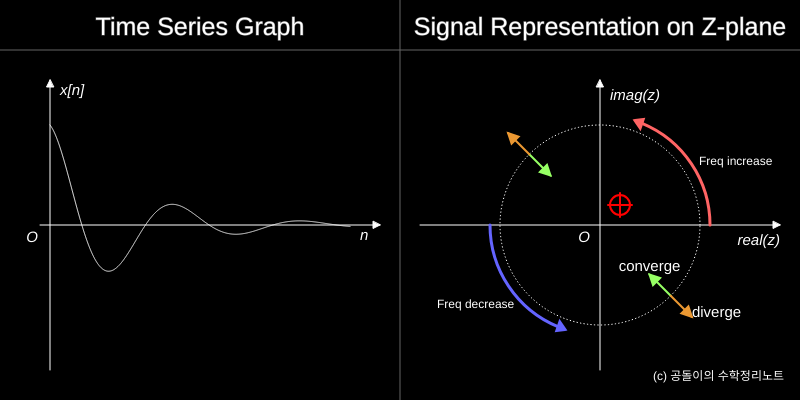
Frame 1 (no input)
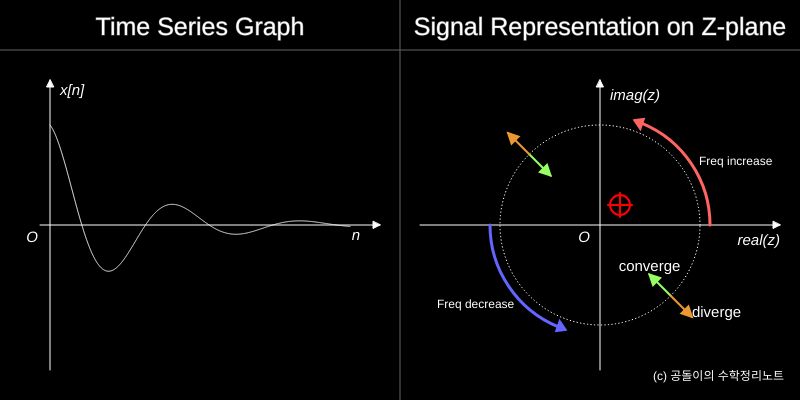
Frame 60 (no input)
Frame 120 (the mouse pressed at the canvas centre since frame 60): identical to frame 60, image omitted

The p5.js sketch that drew these frames (run headless with seeded random() and noise() and a simulated clock; from frame 60 on, the mouse is pressed at the canvas centre):

// p5.js sketch
// ── sketch.js
var scl;
var sig = [];
var t = []
var z_circle_x = []
var z_circle_y = []
fs = 500;

var angle
var offset

var dragging = false; // 물체가 dragged 되고 있는가?
var rollover = false; // 마우스가 원 위에 위치해 있는가?
var circle_x, circle_y, circle_r; // 움직일 원의 위치와 사이즈
var offsetX, offsetY; // mouse offset

function setup() {
     createCanvas(800, 400);
     scl = width / 8;
     for (let i = 0; i < 3; i += 1 / fs) {
          t.push(i)
     }
     for (let i = 0; i < t.length; i++) {
          sig.push(
               cos(2 * PI * 1 * t[i]) * exp(-1 * t[i])
          )
     }

     for (let i = 0; i < 2 * PI; i += 1 / 100) {
          z_circle_x.push(cos(i))
          z_circle_y.push(sin(i))
     }

     left_O_x = 50 / 800 * width;
     left_O_y = (height - 30 + 80 / 800 * width) / 2;
     right_O_x = 3 / 4 * width;
     right_O_y = (height - 30 + 80 / 800 * width) / 2;

     ////////////// drag될 원에 대한 정의 ////////////////////
     // 위치는 오른쪽 면의 축의 원점 기준으로 위치를 잡고자 함.
     // starting position
     circle_x = 0.2;
     circle_y = 0.2;
     // circle size
     circle_r = 0.2;
}

function draw() {
     background(0);

     // titles 그리기
     plotTitles();

     // 좌, 우측 axes 그리기
     plotAxes();

     // Mouse Dragging에 관한 함수
     mouseDragToMoveAPoint();

     // 왼쪽 패널에 코사인 함수 그려놓기
     plotTimeSignal();

     push()
     translate(right_O_x, right_O_y)
     scale(1, -1)
     beginShape()
     noFill()
     stroke(255)

     drawingContext.setLineDash([0.5, 3]); // 점선 효과 주기
     for (let i = 0; i < z_circle_x.length; i++) {
          vertex(z_circle_x[i] * scl, z_circle_y[i] * scl)
     }
     endShape()
     pop()

     fill(255);
     textAlign(RIGHT)
     textSize(12 / 800 * width)
     text('(c) 공돌이의 수학정리노트', width * 0.98, height * 0.95)

     // plotting ARC 1
     plotArc1();

     // plotting ARC 2
     plotArc2();

     // plot Converging Arrow
     plotConvergeArrow();

     plotDivergeArrow();


     function plotConvergeArrow() {
          push();
          translate(right_O_x, right_O_y);
          scale(1, -1);
          noFill();
          for (let i = 3 * PI / 4; i < 2 * PI; i += PI) {
               let x1 = cos(i) * scl;
               let y1 = sin(i) * scl;
               let x2 = 0.7 * x1;
               let y2 = 0.7 * y1;
               let c1 = 150;
               let c2 = 255;
               let c3 = 100;
               let w = 2;
               drawArrowAbsCoord(x1, y1, x2, y2, c1, c2, c3, w);
          }
          pop();
          push();
          translate(right_O_x, right_O_y);
          scale(1, -1);
          translate(cos(7 / 4 * PI) * 0.7 * scl, sin(7 / 4 * PI) * 0.7 * scl);
          scale(1, -1);
          textAlign(CENTER, BOTTOM);
          textSize(15 / 800 * width);
          text('converge', 0, 0);
          pop();
     }

     function plotDivergeArrow() {
          push();
          translate(right_O_x, right_O_y);
          scale(1, -1);
          noFill();
          for (let i = 3* PI / 4; i < 2 * PI; i += PI) {
               let x1 = cos(i) * scl;
               let y1 = sin(i) * scl;
               let x2 = 1.3 * x1;
               let y2 = 1.3 * y1;
               let c1 = 235;
               let c2 = 152;
               let c3 = 50;
               let w = 2;
               drawArrowAbsCoord(x1, y1, x2, y2, c1, c2, c3, w);
          }
          pop();
          push();
          translate(right_O_x, right_O_y);
          scale(1, -1);
          translate(cos(7 / 4 * PI) * 1.3 * scl, sin(7 / 4 * PI) * 1.35 * scl);
          scale(1, -1);
          textAlign(LEFT, BOTTOM);
          textSize(15 / 800 * width);
          text('diverge', 0, 0);
          pop();
     }
     
     function plotArc1() {
          push();
          noFill();
          stroke(255, 100, 100);
          strokeWeight(3);
          translate(right_O_x, right_O_y);
          scale(1, -1);
          arc(0, 0, 2.2 * scl, 2.2 * scl, 0, 3 / 8 * PI);
          translate(cos(3 / 8 * PI) * 1.05 * scl, sin(3 / 8 * PI) * 1.05 * scl);
          angle = atan2(sin(3 / 8 * PI), cos(3 / 8 * PI));
          rotate(angle - PI / 3);
          offset = 8 / 800 * width;
          fill(255, 100, 100);
          triangle(-offset * 0.5, offset, offset * 0.5, offset, 0, 0);
          pop();
          push();
          translate(right_O_x, right_O_y);
          scale(1, -1);
          translate(cos(1/ 5 * PI) * 1.1 * scl, sin(1 / 5* PI) * 0.8 * scl);
          translate(0.1 * scl, 0.1 * scl);
          scale(1, -1);
          textAlign(LEFT, BOTTOM);
          text('Freq increase', 0, 0);
          pop();
     }

     function plotArc2() {
          push();
          noFill();
          stroke(100, 100, 255);
          strokeWeight(3);
          translate(right_O_x, right_O_y);
          scale(1, -1);
          arc(0, 0, 2.2 * scl, 2.2 * scl, PI, 3 / 8 * PI + PI);
          translate(cos(3 / 8 * PI + PI) * 1.05 * scl, sin(3 / 8 * PI + PI) * 1.05 * scl);
          angle = atan2(sin(3 / 8 * PI + PI), cos(3 / 8 * PI + PI));
          rotate(angle - PI / 3);
          offset = 8 / 800 * width;
          fill(100, 100, 255);
          triangle(-offset * 0.5, offset, offset * 0.5, offset, 0, 0);
          pop();
          push();
          translate(right_O_x, right_O_y);
          scale(1, -1);
          translate(cos(1 / 4 * PI + PI) * scl, sin(1 / 4 * PI + PI) * scl);
          translate(-0.15 * scl, -0.15 * scl);
          scale(1, -1);
          textAlign(RIGHT, BOTTOM);
          text('Freq decrease', 0, 0);
          pop();
     }

}

function drawArrowAbsCoord(x1, y1, x2, y2, c1, c2, c3, w) {
     push();
     strokeWeight(w);
     stroke(c1, c2, c3);
     fill(c1, c2, c3);
     line(x1, y1, x2, y2); //draw a line beetween the vertices
     let offset = 10 / 800 * width;
     let angle = atan2(y1 - y2, x1 - x2); //gets the angle of the line
     translate(x2, y2); //translates to the destination vertex
     rotate(angle - HALF_PI); //rotates the arrow point
     triangle(-offset * 0.5, offset, offset * 0.5, offset, 0, 0); //draws the arrow point as a triangle
     pop();
}

function mouseDragToMoveAPoint() {
     push();
     translate(right_O_x, right_O_y);
     scale(1, -1);
     newMouseX = mouseX - right_O_x;
     newMouseY = -1 * (mouseY - right_O_y);

     if (
          ((circle_x * scl - newMouseX) ** 2 + (circle_y * scl - newMouseY) ** 2) < (circle_r * scl) ** 2) {
          rollover = true;
     } else {
          rollover = false;
     }
     if (dragging) {
          circle_x = newMouseX / scl + offsetX;
          circle_y = newMouseY / scl + offsetY;
     }
     // console.log(dragging)
     noFill()
     stroke(255, 0, 0)
     strokeWeight(2)
     ellipse(circle_x * scl, circle_y * scl, circle_r * scl, circle_r * scl);
     line(scl * (circle_x - circle_r * 0.6), scl * circle_y, scl * (circle_x + circle_r * 0.6), scl * circle_y)
     line(scl * (circle_x), scl * (circle_y - circle_r * 0.6), scl * (circle_x), scl * (circle_y + circle_r * 0.6))
     pop();
}


function mousePressed() {
     if (
          ((circle_x * scl - newMouseX) ** 2 + (circle_y * scl - newMouseY) ** 2) < (circle_r * scl) ** 2) {
          dragging = true;
     }

     offsetX = (circle_x * scl - newMouseX) / scl
     offsetY = (circle_y * scl - newMouseY) / scl
}

function mouseReleased() {
     dragging = false;
}


function plotTimeSignal() {
     sig = []
     absZ = sqrt(
          circle_x ** 2 + circle_y ** 2
     )
     sigma = log(absZ)

     omega = -1 * atan2(circle_y, circle_x)

     for (let i = 0; i < t.length; i++) {
          sig.push(
               cos(2 * PI * omega * t[i]) * exp(sigma * t[i])
          )
     }

     push();
     stroke(255);
     noFill();
     translate(50 / 800 * width, (height - 30 + 80 / 800 * width) / 2);
     scale(1, -1);
     beginShape();
     for (i = 0; i < sig.length; i++) {
          vertex(t[i] * scl, sig[i] * scl);
     }
     endShape();
     pop();
}

function plotTitles() {
     push();
     stroke(100);
     line(width / 2, 0, width / 2, height);
     line(0, 50 / 800 * width, width, 50 / 800 * width);
     fill(255);
     textAlign(CENTER);
     textSize(25 / 800 * width);
     text('Time Series Graph', width / 4, 35 / 800 * width);
     text('Signal Representation on Z-plane', 3 / 4 * width, 35 / 800 * width);
     pop();
}

function plotAxes() {

     // triangle의 크기
     let offset = 7 / 800 * width;

     // //////////////////////// 왼쪽 pannel에 axes 그려주기///////////////////////////
     push();
     stroke(255);
     line(50 / 800 * width, 80 / 800 * width, 50 / 800 * width, height - 30);
     triangle(50 / 800 * width, 80 / 800 * width, 50 / 800 * width - 1 / 2 * offset, 80 / 800 * width + offset, 50 / 800 * width + 1 / 2 * offset, 80 / 800 * width + offset);
     line((50 - 10) / 800 * width, (height - 30 + 80 / 800 * width) / 2, width / 2 - 20 / 800 * width, (height - 30 + 80 / 800 * width) / 2);
     pop();

     push();
     stroke(255);
     translate(width / 2 - 20 / 800 * width, (height - 30 + 80 / 800 * width) / 2);
     rotate(-PI / 2);
     triangle(0, 0, -1 / 2 * offset, -offset, 1 / 2 * offset, -offset);
     pop();


     // 원점에 O 글자 써주기
     push();
     fill(255);
     translate(50 / 800 * width, (height - 30 + 80 / 800 * width) / 2);
     textAlign(RIGHT)
     textStyle(ITALIC);
     textSize(15);
     text('O', -12 / 800 * width, 17 / 800 * width);
     pop();

     // x축에 'n' 글자 써주기
     push();
     fill(255);
     translate(width / 2 - 50 / 800 * width, (height - 30 + 80 / 800 * width) / 2);
     textSize(15 / 800 * width);
     textStyle(ITALIC)
     text('n', 10 / 800 * width, 15 / 800 * width)
     pop();

     // y축에 'x[n]' 글자 써주기
     push();
     fill(255);
     translate(50 / 800 * width, 80 / 800 * width);
     textSize(15 / 800 * width);
     textStyle(ITALIC)
     textAlign(LEFT);
     text('x[n]', 10 / 800 * width, 15 / 800 * width)
     pop();

     // //////////////오른쪽 pannel에 axes 그려주기///////////////////////////
     // x축
     push();
     stroke(255);
     line(width / 2 + 20 / 800 * width, (height - 30 + 80 / 800 * width) / 2, width - 20 / 800 * width, (height - 30 + 80 / 800 * width) / 2);
     translate(width - 20 / 800 * width, (height - 30 + 80 / 800 * width) / 2)
     rotate(-PI / 2);
     triangle(0, 0, -1 / 2 * offset, -offset, 1 / 2 * offset, -offset);
     pop();

     // y축
     push();
     stroke(255);
     line(3 / 4 * width, 80 / 800 * width, 3 / 4 * width, height - 30 / 800 * width)
     translate(3 / 4 * width, 80 / 800 * width)
     rotate(PI)
     triangle(0, 0, -1 / 2 * offset, -offset, 1 / 2 * offset, -offset);
     pop();

     // 원점에 O 써주기
     push();
     translate(3 / 4 * width, (height - 20 + 80 / 800 * height) / 2)
     fill(255);
     textStyle(ITALIC)
     textAlign(RIGHT, TOP)
     textSize(15 / 800 * width);
     text('O', -10 / 800 * width, 20 / 800 * width)
     pop();

     // x 축에 Real(z) 글씨 써주기
     push();
     translate(width - 20 / 800 * width, (height - 30 + 80 / 800 * width) / 2)
     fill(255)
     textStyle(ITALIC)
     textAlign(RIGHT)
     textSize(15 / 800 * width)
     text('real(z)', 0, 20 / 800 * width)
     pop();

     // y 축에 imag(z) 글씨 써주기
     push();
     translate(3 / 4 * width, 80 / 800 * width)
     fill(255)
     textStyle(ITALIC)
     textAlign(LEFT)
     textSize(15 / 800 * width)
     text('imag(z)', 10 / 800 * width, 20 / 800 * width)
     pop();

}
